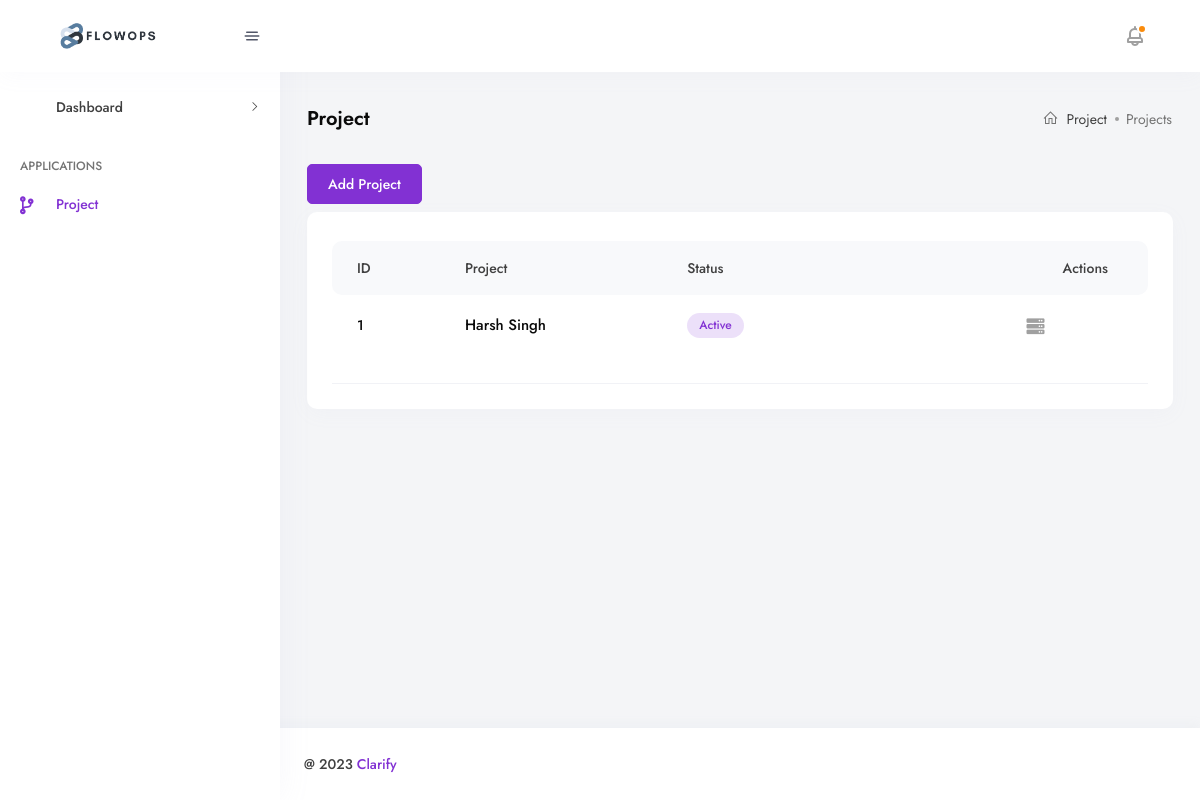
Page /projects on the earlier database version.
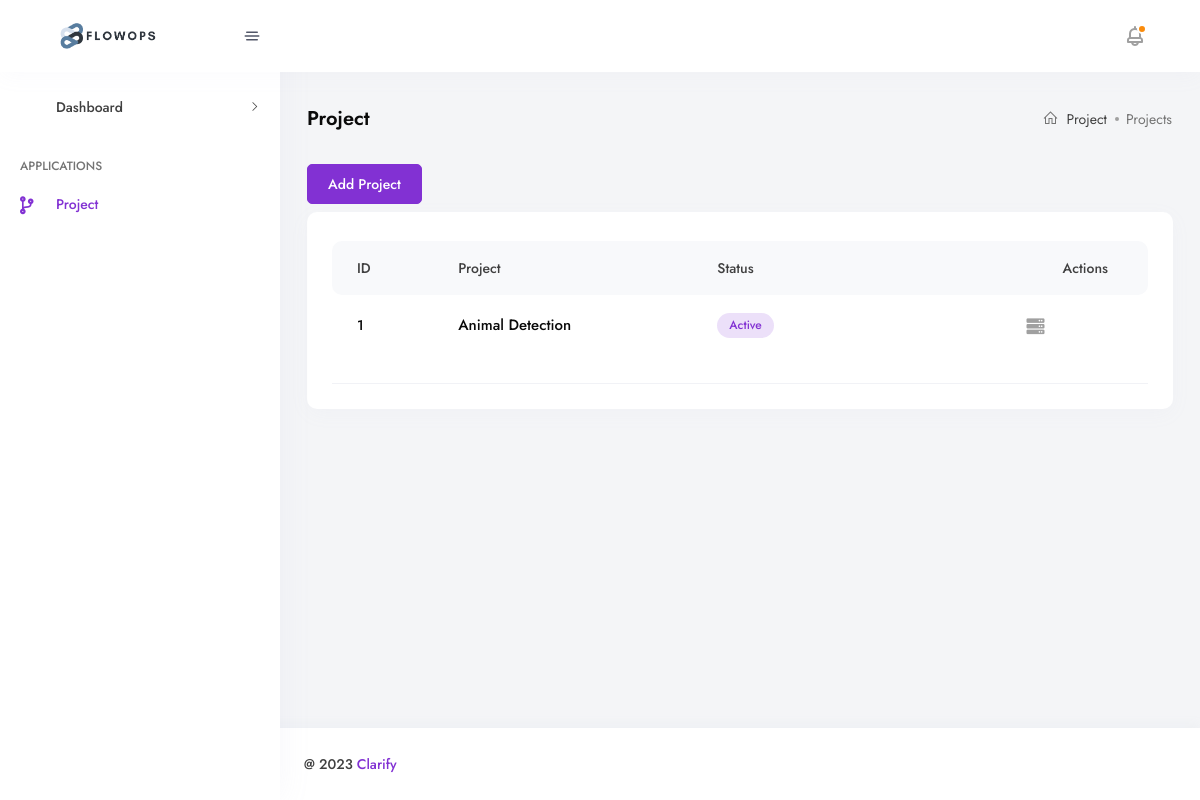
Same page on the later database version.
### project/models.py (models this page shows, shortened)
class Project(models.Model):
    STATUS_CHOICES = (
        ('Complete', 'complete'),
        ('Active', 'active'),
        ('Inactive', 'inactive'),
    )
    project_name = models.CharField(max_length=100)
    status = models.CharField(max_length=20, choices=STATUS_CHOICES, default='Active', null=True, blank=True)
    created_at = models.DateTimeField(auto_now_add=True)
    updated_at = models.DateTimeField(auto_now=True)
    class Meta:
        verbose_name_plural = 'Project'

### project/views.py (the view)
# urls.py: path('projects', views.projectView, name='projects'),
def projectView(request):
    form = ProjectForm()
    data = Project.objects.all()
    context = {"projects": data, "form": form}
    return render(request, 'pages/project/project.html', context)

### templates/pages/project/project.html (shortened to what this page needs)
{% extends 'layout/app.html' %}
{% load static %}
{% load widget_tweaks %}
{% block content %}
    <div class="container-fluid">
        <div class="row">
            <div class="col-lg-12">
                <div class="breadcrumb-main">
                    <h4 class="text-capitalize breadcrumb-title">Project</h4>
                    <div class="breadcrumb-action justify-content-center flex-wrap">
                        <nav aria-label="breadcrumb">
                            <ol class="breadcrumb">
                                <li class="breadcrumb-item"><a href="#"><i
                                        class="las la-home"></i>Project</a></li>
                                <li class="breadcrumb-item active"
                                    aria-current="page">Projects
                                </li>
                            </ol>
                        </nav>
                    </div>
                </div>
            </div>
        </div>
        <div class="row">
            <div class="breadcrumb-main m-0 breadcrumb-main--table justify-content-sm-between ">
                <div class="action-btn">
                    <a href="{% url 'project:projectCreate' %}">
                        <a class="btn btn-primary shadow" data-bs-toggle="modal" href="#addProject" role="button" aria-expanded="false" aria-controls="collapseOne">Add Project</a>
                    </a>
                </div>
            </div>
        </div>
        <div class="row mt-2">
            <div class="col-12 mb-30">
                <div class="support-ticket-system support-ticket-system--search">
                    <div class="userDatatable userDatatable--ticket userDatatable--ticket--2 mt-1">
                        <div class="table-responsive" id="projectList">
                            {% include 'pages/project/partials/table.html' %}
                        </div>
                    </div>
                </div>
            </div>
        </div>
    </div>
{% endblock %}

### templates/pages/project/partials/table.html (shortened to what this page needs)
<table class="table mb-0 table-borderless">
    <thead>
    <tr class="userDatatable-header">
        <th>
            <span class="userDatatable-title">ID</span>
        </th>
        <th>
            <span class="userDatatable-title">Project</span>
        </th>
        <th>
            <span class="userDatatable-title">Status</span>
        </th>
        <th class="actions">
            <span class="userDatatable-title">Actions</span>
        </th>
    </tr>
    </thead>
    <tbody>
    {% for project in projects %}
        <tr>
            <td>{{ forloop.counter }}</td>
            <td>
                <div class="d-flex">
                    <div class="userDatatable-inline-title">
                        <a href="{% url 'project:project' project.id %}"
                           class="text-dark fw-500">
                            <h6>{{ project.project_name }}</h6>
                        </a>
                    </div>
                </div>
            </td>
            <td>
                <div class="userDatatable-content d-inline-block">
                    {% if project.status == 'Complete' %}
                        <span class="bg-opacity-success  color-success userDatatable-content-status active">Complete</span>
                    {% elif project.status == 'Active' %}
                        <span class="bg-opacity-primary  color-primary userDatatable-content-status active">Active</span>
                    {% else %}
                        <span class="bg-opacity-danger  color-danger userDatatable-content-status active">Inactive</span>
                    {% endif %}
                </div>
            </td>
            <td>
                <ul class="orderDatatable_actions mb-0 d-flex flex-wrap">
                    <li>
                        <a href="{% url 'project:project' project.id %}" class="view">
                            <i class="fa fa-server"></i>
                        </a>
                    </li>
                    <li>
                        <a data-bs-toggle="modal"
                           href="#updateProject" role="button"
                           aria-expanded="false" aria-controls="collapseOne"
                           class="edit"  hx-get="{% url 'project:projectInstance' project.id %}"
                           hx-trigger="click" hx-target="#updateForm">
                        </a>
                    </li>
                    <li>
                        <a href="" hx-delete="{% url 'project:projectDelete' project.pk %}"
                                hx-confirm="Delete Project ?"
                                hx-target="#projectList"
                                class="remove">
                        </a>
                    </li>
                </ul>
            </td>
        </tr>
    {% endfor %}
    </tbody>
</table>

Differences in the rows shown:
removed Project: project_name "Harsh Singh", status "Active"
added Project: project_name "Animal Detection", status "Active"
